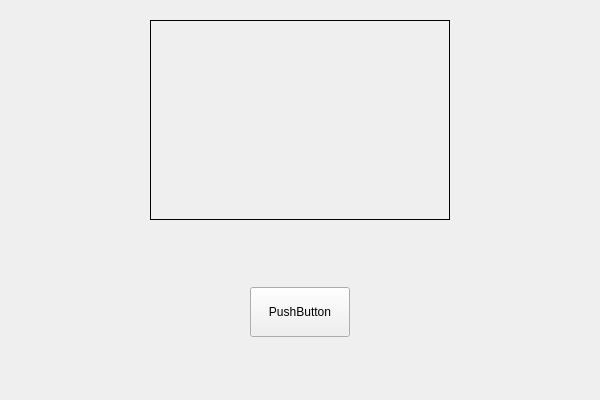
<?xml version="1.0" encoding="UTF-8"?>
<ui version="4.0">
 <class>Widget</class>
 <widget class="QWidget" name="Widget">
  <property name="geometry">
   <rect>
    <x>0</x>
    <y>0</y>
    <width>600</width>
    <height>400</height>
   </rect>
  </property>
  <property name="minimumSize">
   <size>
    <width>600</width>
    <height>400</height>
   </size>
  </property>
  <property name="maximumSize">
   <size>
    <width>600</width>
    <height>400</height>
   </size>
  </property>
  <property name="windowTitle">
   <string>Timer</string>
  </property>
  <layout class="QGridLayout" name="gridLayout_3">
   <item row="0" column="0">
    <widget class="QWidget" name="widget_2" native="true">
     <layout class="QGridLayout" name="gridLayout_2">
      <item row="0" column="0">
       <widget class="QLabel" name="label">
        <property name="minimumSize">
         <size>
          <width>300</width>
          <height>200</height>
         </size>
        </property>
        <property name="maximumSize">
         <size>
          <width>300</width>
          <height>200</height>
         </size>
        </property>
        <property name="frameShape">
         <enum>QFrame::Box</enum>
        </property>
        <property name="text">
         <string/>
        </property>
       </widget>
      </item>
     </layout>
    </widget>
   </item>
   <item row="1" column="0">
    <widget class="QWidget" name="widget" native="true">
     <layout class="QGridLayout" name="gridLayout">
      <item row="0" column="0">
       <widget class="QPushButton" name="pushButton">
        <property name="minimumSize">
         <size>
          <width>100</width>
          <height>50</height>
         </size>
        </property>
        <property name="maximumSize">
         <size>
          <width>100</width>
          <height>50</height>
         </size>
        </property>
        <property name="text">
         <string>PushButton</string>
        </property>
       </widget>
      </item>
     </layout>
    </widget>
   </item>
  </layout>
 </widget>
 <resources/>
 <connections/>
</ui>
